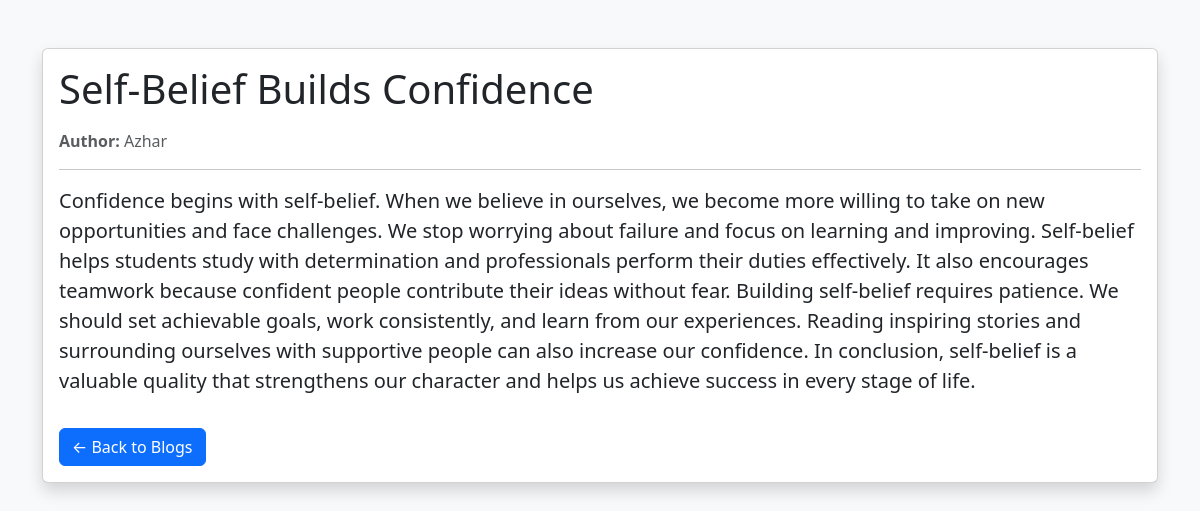
The app's page /blog/blog/6/ with its own data.
### blog/models.py (models this page shows, shortened)
class blog(models.Model):
    title = models.CharField(max_length=200)
    slug = models.SlugField(unique=True, null=True, blank=True)
    author = models.CharField(max_length=200)
    content = models.TextField()
    created_at = models.DateTimeField(auto_now_add=True)
    updated_at = models.DateTimeField(auto_now=True)

### blog/views.py (the view)
# urls.py: path('blog/<int:id>/', views.blog_detail, name='blog_detail'),
def blog_detail(request, id):
    single_blog = get_object_or_404(blog, id=id)
    return render(request, 'blog_detail.html', {'blog': single_blog})

### blog/templates/blog_detail.html (shortened to what this page needs)
<!DOCTYPE html>
<html lang="en">
<head>
    <link href="https://cdn.jsdelivr.net/npm/bootstrap@5.3.3/dist/css/bootstrap.min.css" rel="stylesheet">
</head>
<body class="bg-light">
<div class="container mt-5">
    <div class="card shadow">
        <div class="card-body">
            <h1 class="card-title mb-3">
                {{ blog.title }}
            </h1>
            <p class="text-muted">
                <strong>Author:</strong> {{ blog.author }}
            </p>
            <hr>
            <p class="card-text fs-5">
                {{ blog.content }}
            </p>
            <a href="{% url 'post_list' %}" class="btn btn-primary mt-3">
                ← Back to Blogs
            </a>
        </div>
    </div>
</div>
</body>
</html>

### records on screen
blog: title "Self-Belief Builds Confidence", author "Azhar", content "Confidence begins with self-belief. When we believe in ourselves, we become more willing to take on new opportunities and face challenges. We stop worrying about failure and focus on learning and improving. Self-belief helps students study with determination and professionals perform their duties effectively. It also encourages teamwork because confident people contribute their ideas without fear. Building self-belief requires patience. We should set achievable goals, work consistently, and learn from our experiences. Reading inspiring stories and surrounding ourselves with supportive people can also increase our confidence. In conclusion, self-belief is a valuable quality that strengthens…"
